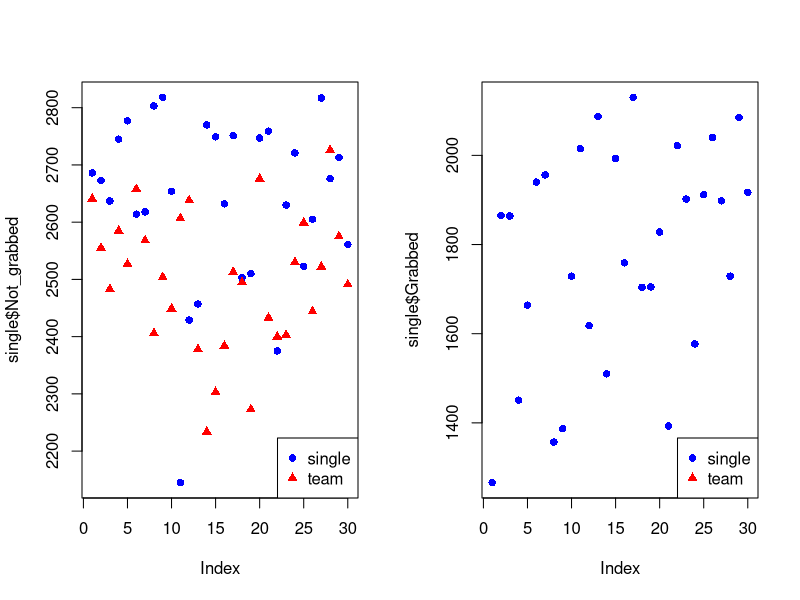

R code for this plot:
single = read.csv("ConvergenceSingle.csv", sep="\t")
team = read.csv("ConvergenceTeam.csv", sep="\t")

t.test(single$Not_grabbed, team$Not_grabbed)
t.test(single$Grabbed, team$Grabbed)

par(mfrow=c(1,2))

plot(single$Not_grabbed, col="blue", pch=16)
points(team$Not_grabbed, col="red", pch=17)
legend("bottomright", c("single", "team"), col=c("blue", "red"),pch=c(16, 17))

plot(single$Grabbed, col="blue", pch=16)
points(team$Grabbed, col="red", pch=17)
legend("bottomright", c("single", "team"), col=c("blue", "red"),pch=c(16, 17))